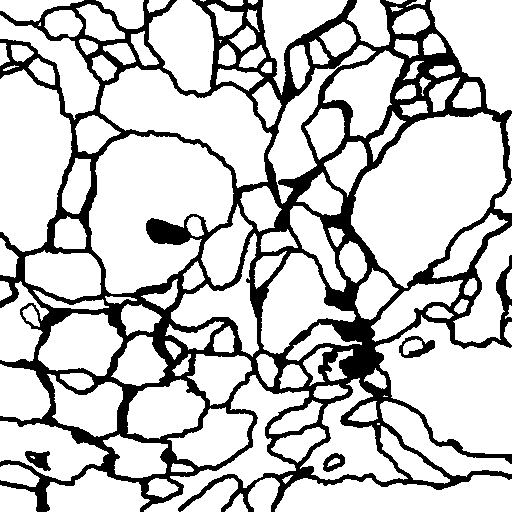
#> input picture unet/data/membrane/train/label/0.png, 512 x 512 px, found by its file name; its folder holds only this picture in this run
$ python rename.py
#> lines starting #> are read from the running program, lines starting #| are printed output that depends on the picture; after the words box and inside, x2 and y2 are one past the last pixel; in counts of white or black regions, pixels touching at a corner belong together
# -*- coding: utf-8 -*-
"""
Created on 2019-3-12
@author: LeonShangguan
"""
import os
import cv2

cnt = 0
for data_file in sorted(os.listdir(os.getcwd() + '/data/train/label')):
    cnt = cnt + 1

    img = cv2.imread(os.getcwd() + '/data/train/label/'+ data_file)
#> img is the input picture: shape (512, 512, 3); 78.1% white; 4 black regions, box (x1, y1, x2, y2) and area: (0, 0, 512, 512) 56590, (399, 336, 435, 358) 356, (25, 451, 51, 471) 314, (323, 453, 345, 472) 232
    cv2.imwrite(os.getcwd() + '/data/train/aug/label/' + str(cnt) + 'o.png', img)

    hImg = cv2.flip(img,1,dst=None) #水平镜像
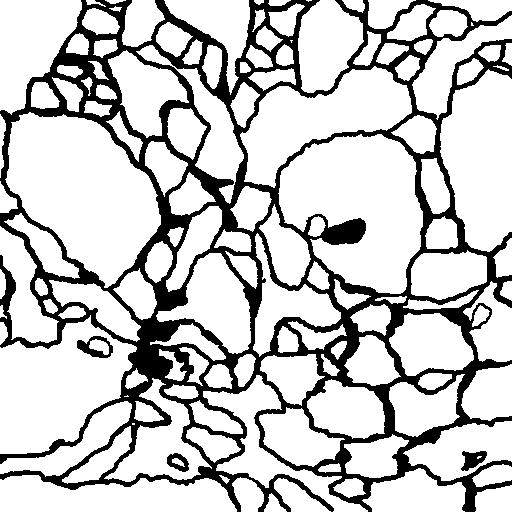
#> hImg: shape (512, 512, 3); 78.1% white; 4 black regions, box (x1, y1, x2, y2) and area: (0, 0, 512, 512) 56590, (77, 336, 113, 358) 356, (461, 451, 487, 471) 314, (167, 453, 189, 472) 232
    cv2.imwrite(os.getcwd() + '/data/train/aug/label/' + str(cnt)  + 'h.png', hImg)
    vImg = cv2.flip(img,0,dst=None) #垂直镜像
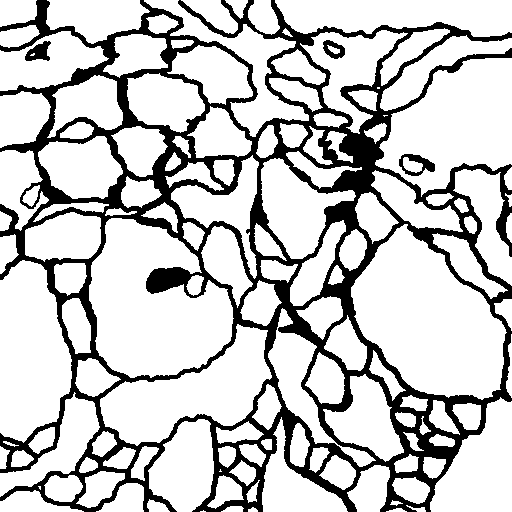
#> vImg: shape (512, 512, 3); 78.1% white; 4 black regions, box (x1, y1, x2, y2) and area: (0, 0, 512, 512) 56590, (399, 154, 435, 176) 356, (25, 41, 51, 61) 314, (323, 40, 345, 59) 232
    cv2.imwrite(os.getcwd() + '/data/train/aug/label/' + str(cnt) + 'v.png', vImg)
    cImg = cv2.flip(img,-1,dst=None) #对角镜像
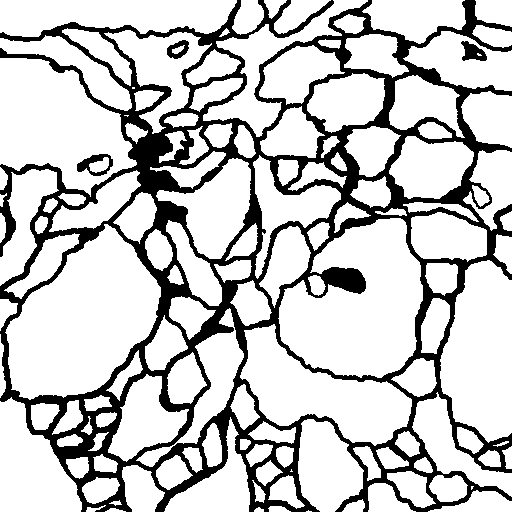
#> cImg: shape (512, 512, 3); 78.1% white; 4 black regions, box (x1, y1, x2, y2) and area: (0, 0, 512, 512) 56590, (77, 154, 113, 176) 356, (461, 41, 487, 61) 314, (167, 40, 189, 59) 232
    cv2.imwrite(os.getcwd() + '/data/train/aug/label/' + str(cnt) + 'c.png', cImg)

    print(data_file)

print('************************************************************************')

# [16 lines of commented-out code are left out]

$ run again, on unet/data/membrane/train/label/12.png
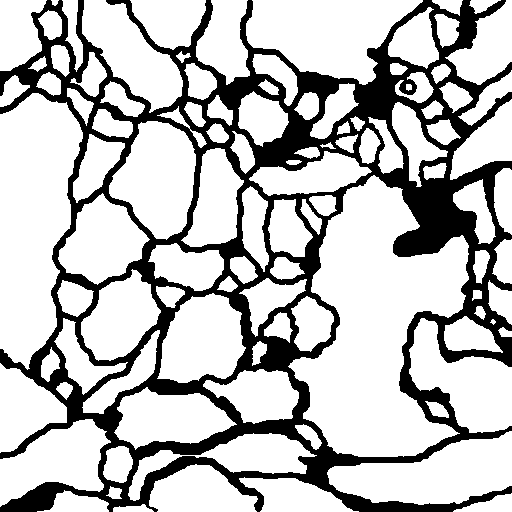
#> input picture unet/data/membrane/train/label/12.png, 512 x 512 px, found by its file name
#> img is the input picture: shape (512, 512, 3); 74.5% white; 1 black region, box (x1, y1, x2, y2) and area: (0, 0, 512, 512) 66758
#> `vImg = cv2.flip(img,0,dst=None)`:
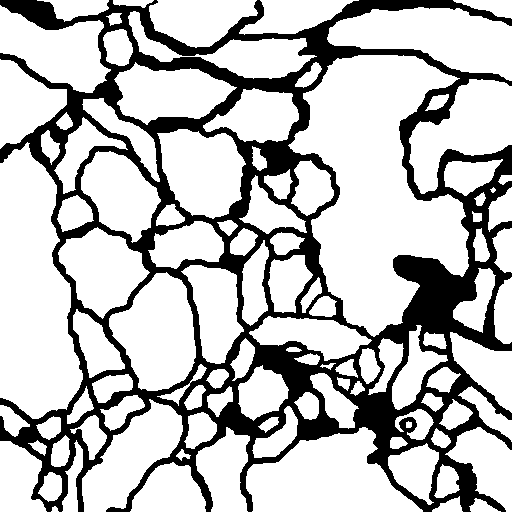
#> vImg: shape (512, 512, 3); 74.5% white; 1 black region, box (x1, y1, x2, y2) and area: (0, 0, 512, 512) 66758
#> `cImg = cv2.flip(img,-1,dst=None)`:
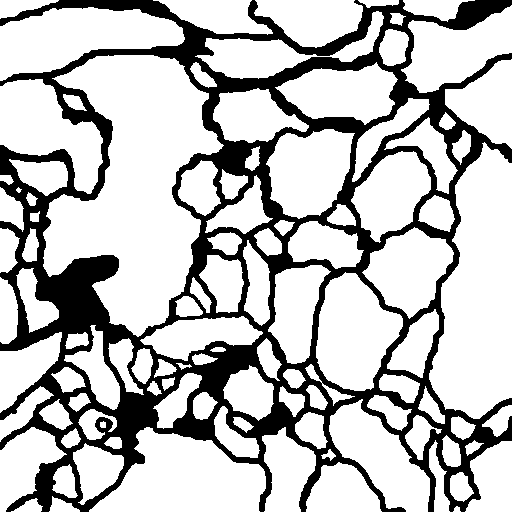
#> cImg: shape (512, 512, 3); 74.5% white; 1 black region, box (x1, y1, x2, y2) and area: (0, 0, 512, 512) 66758

$ run again, on unet/data/membrane/train/label/13.png
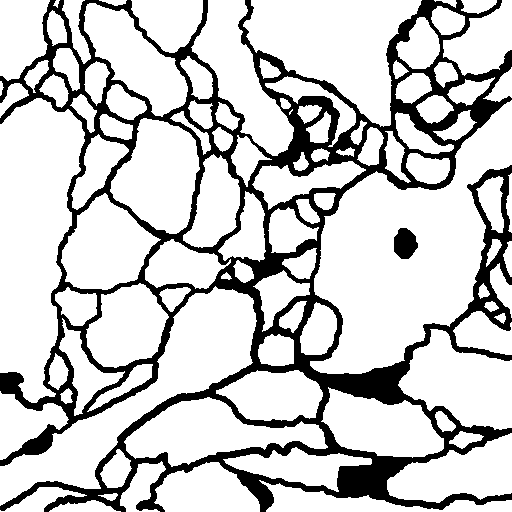
#> input picture unet/data/membrane/train/label/13.png, 512 x 512 px, found by its file name
#> img is the input picture: shape (512, 512, 3); 79.1% white; 2 black regions, box (x1, y1, x2, y2) and area: (0, 0, 512, 512) 54137, (394, 228, 418, 259) 563
#> hImg: shape (512, 512, 3); 79.1% white; 2 black regions, box (x1, y1, x2, y2) and area: (0, 0, 512, 512) 54137, (94, 228, 118, 259) 563
#> `vImg = cv2.flip(img,0,dst=None)`:
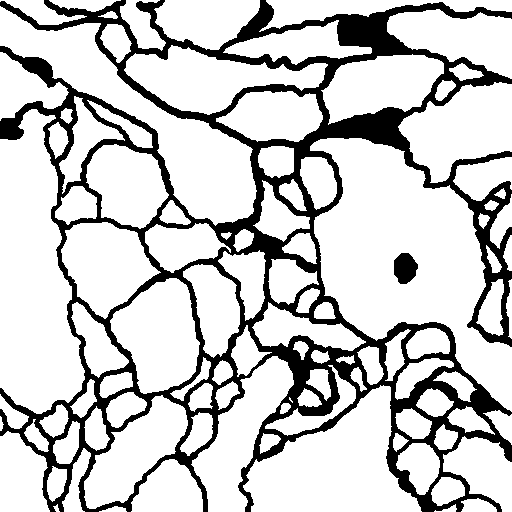
#> vImg: shape (512, 512, 3); 79.1% white; 2 black regions, box (x1, y1, x2, y2) and area: (0, 0, 512, 512) 54137, (394, 253, 418, 284) 563
#> `cImg = cv2.flip(img,-1,dst=None)`:
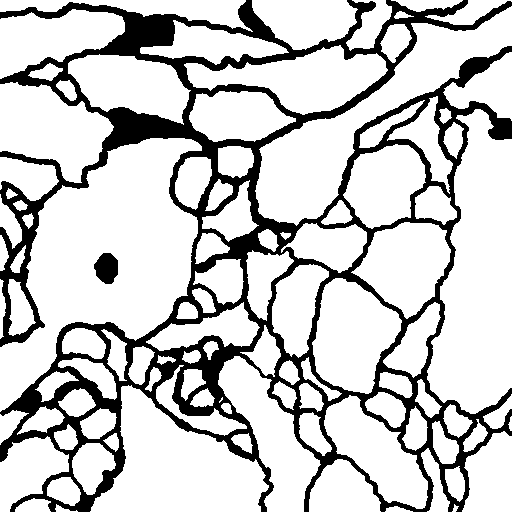
#> cImg: shape (512, 512, 3); 79.1% white; 2 black regions, box (x1, y1, x2, y2) and area: (0, 0, 512, 512) 54137, (94, 253, 118, 284) 563

$ run again, on unet/data/membrane/train/label/14.png
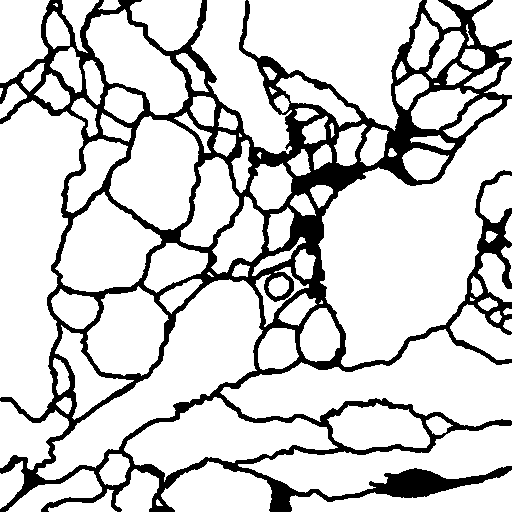
#> input picture unet/data/membrane/train/label/14.png, 512 x 512 px, found by its file name
#> img is the input picture: shape (512, 512, 3); 81.3% white; 1 black region, box (x1, y1, x2, y2) and area: (0, 0, 512, 512) 49027
#> `vImg = cv2.flip(img,0,dst=None)`:
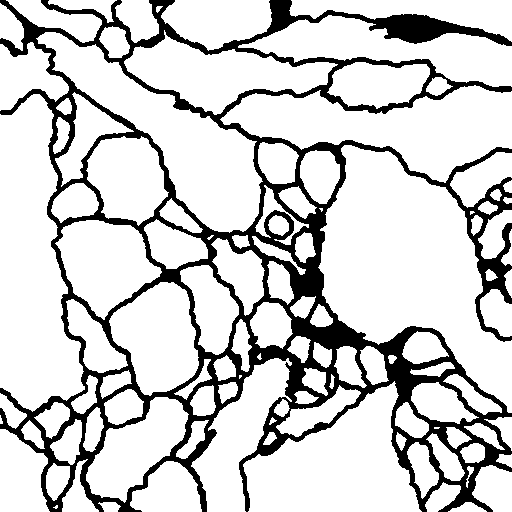
#> vImg: shape (512, 512, 3); 81.3% white; 1 black region, box (x1, y1, x2, y2) and area: (0, 0, 512, 512) 49027
#> `cImg = cv2.flip(img,-1,dst=None)`:
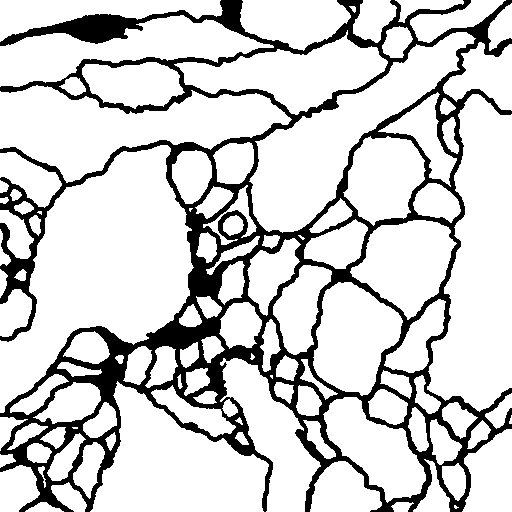
#> cImg: shape (512, 512, 3); 81.3% white; 1 black region, box (x1, y1, x2, y2) and area: (0, 0, 512, 512) 49027

$ run again, on unet/data/membrane/train/label/1.png
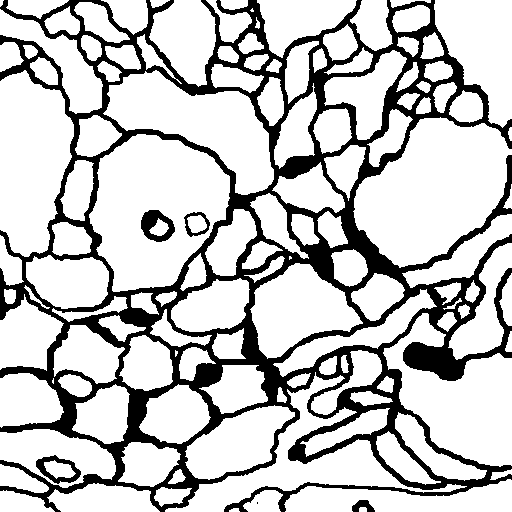
#> input picture unet/data/membrane/train/label/1.png, 512 x 512 px, found by its file name
#> img is the input picture: shape (512, 512, 3); 77.3% white; 6 black regions (1 under 20 px), largest, box (x1, y1, x2, y2) and area: (0, 0, 512, 512) 58149, (141, 210, 175, 242) 606, (36, 455, 81, 484) 484, (184, 212, 210, 237) 224, (352, 500, 375, 512) 170
#> hImg: shape (512, 512, 3); 77.3% white; 6 black regions (1 under 20 px), largest, box (x1, y1, x2, y2) and area: (0, 0, 512, 512) 58149, (337, 210, 371, 242) 606, (431, 455, 476, 484) 484, (302, 212, 328, 237) 224, (137, 500, 160, 512) 170
#> `vImg = cv2.flip(img,0,dst=None)`:
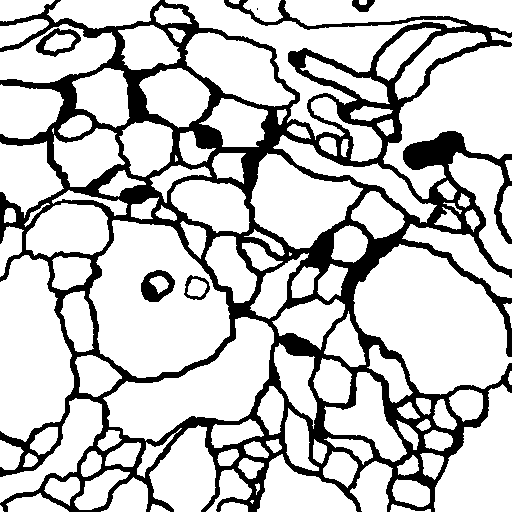
#> vImg: shape (512, 512, 3); 77.3% white; 6 black regions (1 under 20 px), largest, box (x1, y1, x2, y2) and area: (0, 0, 512, 512) 58149, (141, 270, 175, 302) 606, (36, 28, 81, 57) 484, (184, 275, 210, 300) 224, (352, 0, 375, 12) 170
#> `cImg = cv2.flip(img,-1,dst=None)`:
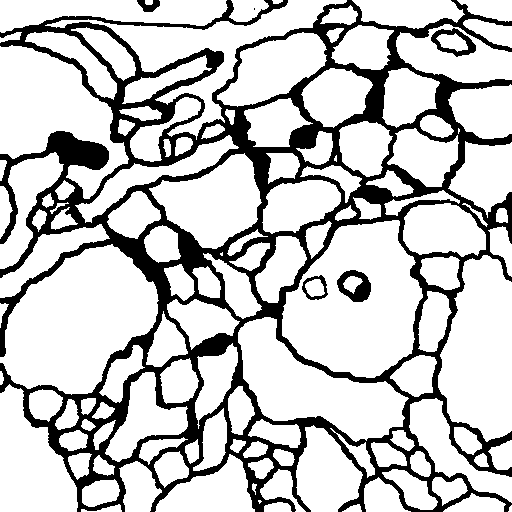
#> cImg: shape (512, 512, 3); 77.3% white; 6 black regions (1 under 20 px), largest, box (x1, y1, x2, y2) and area: (0, 0, 512, 512) 58149, (337, 270, 371, 302) 606, (431, 28, 476, 57) 484, (302, 275, 328, 300) 224, (137, 0, 160, 12) 170
